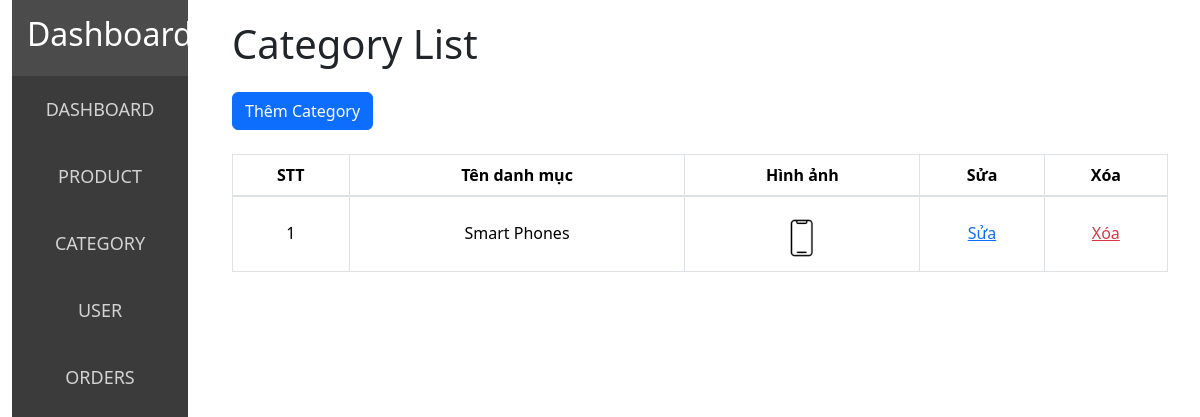
The page /categories/ on the database as committed earlier.
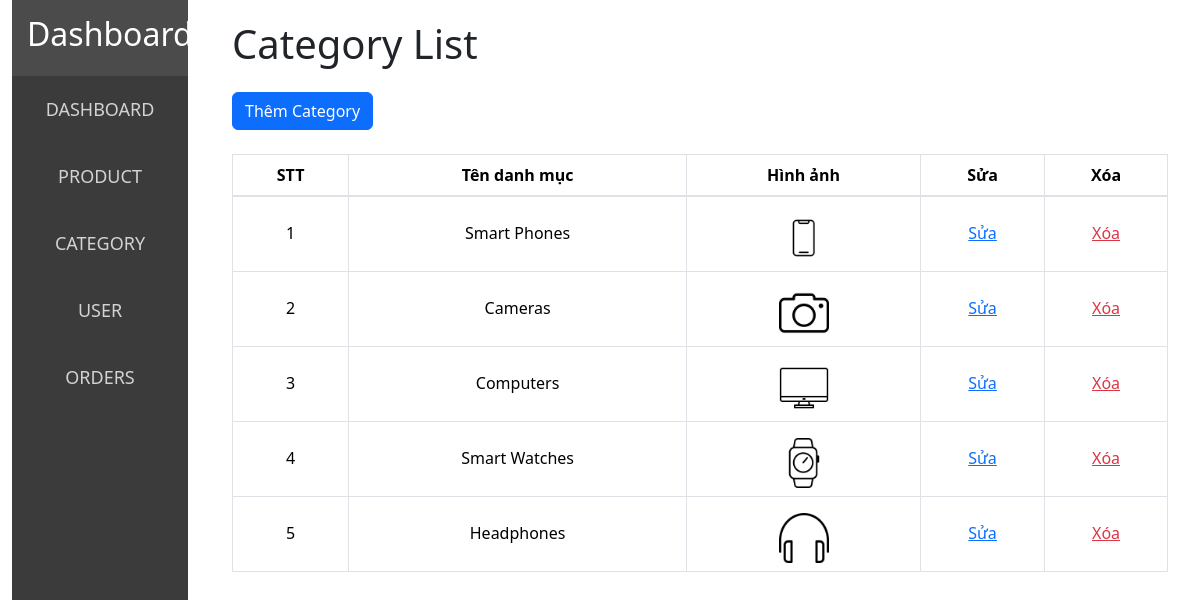
The same page on the database as committed later.
### api/models.py (models this page shows, shortened)
class Category(models.Model):
    name = models.CharField(max_length=255)
    image = models.ImageField(upload_to='categories/')

### api/views.py (the view)
# urls.py: path('categories/', views.category_list_view, name='category_list'),
def category_list_view(request):
    categories = Category.objects.all()
    return render(request, 'category_list.html', {'categories': categories})

### api/templates/category_list.html (shortened to what this page needs)
{% extends 'base.html' %}
{% block content %}
<h1 class="mb-4">Category List</h1>
<a href="{% url 'add_category' %}" class="btn btn-primary mb-4">Thêm Category</a>
<table class="table table-bordered">
    <thead>
        <tr class="text-center">
            <th>STT</th>
            <th>Tên danh mục</th>
            <th>Hình ảnh</th>
            <th>Sửa</th>
            <th>Xóa</th>
        </tr>
    </thead>
    <tbody class="text-center">
        {% for category in categories %}
        <tr>
            <td class="pt-4">{{ forloop.counter }}</td>
            <td class="pt-4">{{ category.name }}</td>
            <td class="pt-3"><img src="{{ category.image.url }}" alt="{{ category.name }}" width="50"></td>
            <td class="pt-4"><a href="{% url 'edit_category' category.id %}">Sửa</a></td>
            <td class="pt-4"><a href="{% url 'delete_category' category.id %}" class="text-danger"
                                onclick="return confirm('Bạn có chắc muốn xóa danh mục này?')">Xóa</a></td>
        </tr>
        {% endfor %}
    </tbody>
</table>
{% endblock %}

### api/templates/base.html (shortened to what this page needs)
{% load static %}
<!DOCTYPE html>
<html lang="en">
<head>
    <link rel="stylesheet" href="{% static 'css/style.css' %}">
<link href="https://stackpath.bootstrapcdn.com/bootstrap/4.5.2/css/bootstrap.min.css" rel="stylesheet">
    <link
              href="https://cdn.jsdelivr.net/npm/bootstrap@5.3.3/dist/css/bootstrap.min.css"
              rel="stylesheet"
      />
</head>
<body>
    <div class="container-fluid">
        <div class="row ">
            <div class="col-md-2">
                <div class="sidebar" style="height: 750px;">
                    <div class="sidebar-header">
                        <h2>Dashboard</h2>
                    </div>
                    <ul class="nav-list">
                        <ul class="nav-list">
                            <li class="nav-item">
                                <a class="link-full text-uppercase" href="{% url 'dashboard' %}">Dashboard</a></li>
                            <li class="nav-item">
                                <a class="link-full text-uppercase" href="{% url 'product_list' %}">Product</a></li>
                            <li class="nav-item">
                                <a class="link-full text-uppercase" href="{% url 'category_list' %}">Category</a></li>
                            <li class="nav-item">
                                <a class="link-full text-uppercase" href="{% url 'user_list' %}">User</a></li>
                            <li class="nav-item">
                                <a class="link-full text-uppercase" href="{% url 'order_list' %}">Orders</a></li>
                        </ul>
                    </ul>
                </div>
            </div>
            <div class="col-md-10">
                <div class="main-content">
                    {% block content %}{% endblock %}
                </div>
            </div>
        </div>
    </div>
</body>
</html>

### api/static/css/style.css (style rules this page uses)
body { margin: 0; font-family: Arial, sans-serif; }
.sidebar { width: 100%; background-color: #3b3b3b; color: white; padding: 0; }
.sidebar-header { padding: 15px; font-size: 24px; text-align: center; background-color: #4b4b4b; }
.nav-list { list-style-type: none; padding: 0; }
.nav-item { cursor: pointer; text-align: center; }
.nav-item { position: relative; }
.link-full { display: block; width: 100%; height: 100%; padding: 20px; color: lightgray; text-decoration: none; font-size: 18px; }
.main-content { flex-grow: 1; padding: 20px; }

Rows that differ between the two databases and show on the page:
added Category: name "Cameras", image (picture)
added Category: name "Computers", image (picture)
added Category: name "Smart Watches", image (picture)
added Category: name "Headphones", image (picture)
